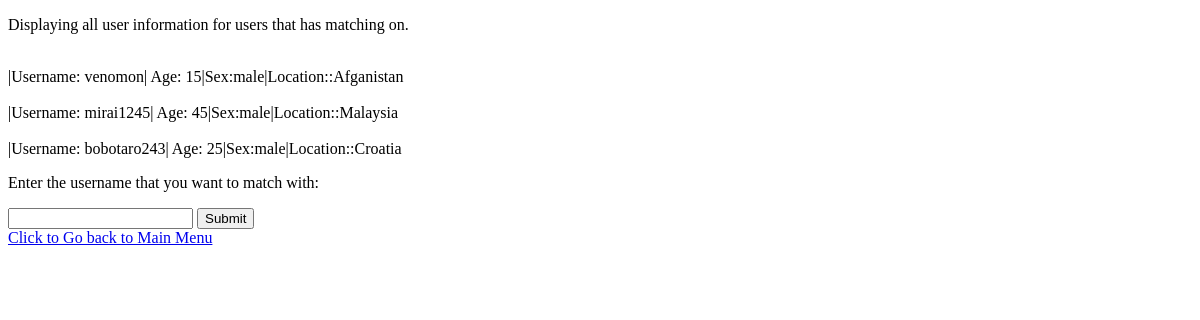
The page /listallprofile.php (signed in) on the database as committed earlier.
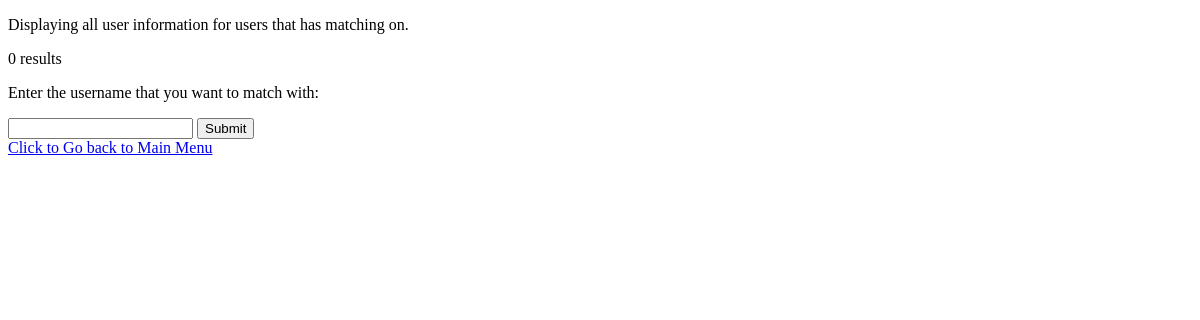
The same page on the database as committed later.
### tables this page shows
CREATE TABLE `usersinfo` (
  `user_id` int(100) NOT NULL,
  `user_name` varchar(100) NOT NULL,
  `age` int(100) NOT NULL,
  `sex` varchar(100) NOT NULL,
  `location` varchar(100) NOT NULL,
  `language` varchar(100) NOT NULL,
  `height` int(100) NOT NULL,
  `matching` int(11) DEFAULT NULL
);

### functions.php (called while the page is built, shortened)
<?php
function check_login($con)
{
	if(isset($_SESSION['user_id']))
	{
		$id = $_SESSION['user_id'];
		$query = "select * from users where user_id = '$id' limit 1";
		$result = mysqli_query($con,$query);
		if($result && mysqli_num_rows($result) > 0)
		{
			$user_data = mysqli_fetch_assoc($result);
			return $user_data;
		}
	}
	die;
}

### listallprofile.php (the view, shortened to what this page needs)
<?php
include("connection.php");
include("functions.php");
$user_data = check_login($con);
?>
<!DOCTYPE html>
<html>
<body>
<p>Displaying all user information for users that has matching on.</p>
<?php
$sql = "SELECT user_name, age,sex,location FROM usersinfo WHERE matching=1";
$result = $con->query($sql);
if ($result->num_rows > 0) {
    while($row = $result->fetch_assoc()) {
        echo "<br>|Username: ". $row["user_name"]. "| Age: ". $row["age"].  "|Sex:" . $row["sex"] ."|Location::" . $row["location"] . "<br>";
    }
} else {
    echo "0 results";
}
?>
<p>Enter the username that you want to match with:</p>
<form method="POST">
<input type="text" name="user_name">
<input type="submit">
</form>
<a href="index.php">Click to Go back to Main Menu</a><br>
</body>
</html>

Rows that differ between the two databases and show on the page:
no longer on this page (row edited): usersinfo: user_name "venomon", age "15", sex "male", location "Afganistan"
no longer on this page (row edited): usersinfo: user_name "mirai1245", age "45", sex "male", location "Malaysia"
no longer on this page (row edited): usersinfo: user_name "bobotaro243", age "25", sex "male", location "Croatia"
Other text that changed with them:
text now shown: "0 results"
